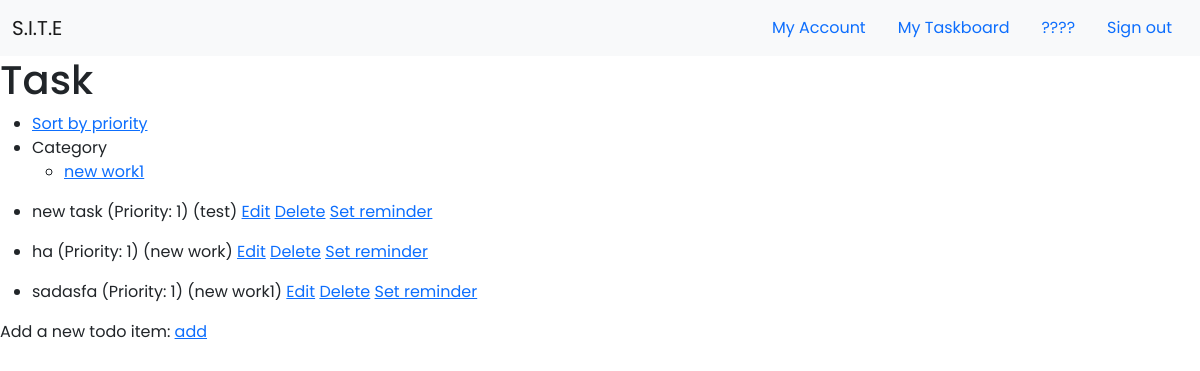
The app's page /taskboard (signed in) with its own data.
### app/models.py (models this page shows, shortened)
class Category(db.Model):
    id = db.Column(db.Integer, primary_key=True)
    category = db.Column(db.String(30), unique=True, nullable=False)
    user_id = db.Column(db.Integer, db.ForeignKey('user.id'))

class Task(db.Model):
    id = db.Column(db.Integer, primary_key=True)
    content = db.Column(db.String, unique=False, nullable=False)
    complete = db.Column(db.Boolean, default=False)
    priority = db.Column(db.Integer, nullable=False)
    category_id = db.Column(db.Integer, db.ForeignKey('category.id'), nullable=False)
    category = db.relationship('Category', backref=db.backref('categories', lazy=True))
    user_id = db.Column(db.Integer, db.ForeignKey('user.id'))

### app/routes.py (the view)
@app.route('/taskboard',methods=['GET', 'POST'])
def taskboard():
    user = User.query.filter_by(username=current_user.username).first()
    tasks = Task.query.filter_by(user_id=user.id).all()
    categories = Category.query.filter_by(user_id=user.id).all()
    return render_template('taskboard.html', tasks=tasks, categories=categories)

### app/models.py (called while the page is built)
@login.user_loader
def load_user(id):
    return User.query.get(int(id))

### app/templates/taskboard.html
{% extends "base.html" %}
{% block content %}
<link rel="stylesheet" type="text/css" href="{{ url_for('static', filename='css/taskboard.css') }}">
    {% if current_user.is_authenticated %}
            <div>
                <h1>Task</h1>
                <nav>
                    <ul>
                        <li><a href="/priority">Sort by priority</a></li>
                        <li>Category
                            <ul>
                                {% for category in categories %}
                                <li><a href="/category/{{category.id}}">{{category.category}}</a></li>
                                {% endfor %}
                        </li>
                    </ul>
                </nav>
                {% for task in tasks %}
                <ul>
                <li>
                    {{ task.content }} (Priority: {{task.priority}}) ({{task.category.category}}) <a href= "/edittask/{{task.id}}">Edit</a>  <a href= "/delete/{{task.id}}"> Delete</a>  <a href= "/reminder/{{task.id}}">Set reminder</a>
                </li>
                </ul>
                {% endfor %}
                <div>Add a new todo item:
                <a href="/addtask"> add</a>
                </div>
            </div>
    {% endif %}
{% endblock %}

### app/static/css/style.css (style rules this page uses)
* { font-family: 'Poppins', sans-serif; margin: 0; padding: 0; }

### records on screen
Category: category "new work1"
Task: content "new task", priority "1", category.category "test"
Task: content "ha", priority "1", category.category "new work"
Task: content "sadasfa", priority "1", category.category "new work1"
